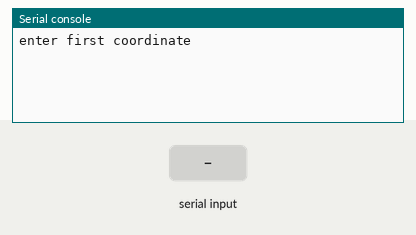
Bench run of a program on a simulated Raspberry Pi Pico running CircuitPython. Shown: the last lines printed to the serial console. Inputs (shaded band) come from the test bench.

Above: at 1.2 s.
1.3 s: "0" typed at the serial console, then Enter
At 2.1 s:
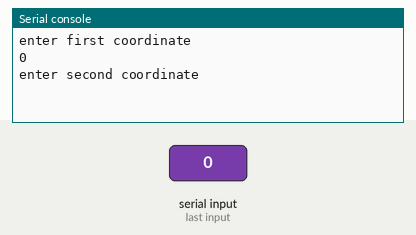
2.8 s: "5" typed at the serial console, then Enter
At 3.2 s:
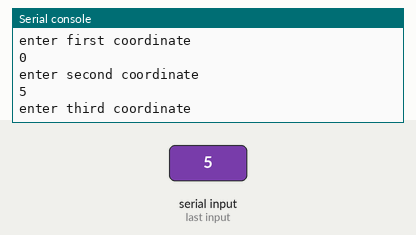
4.3 s: "90" typed at the serial console, then Enter
At 5.6 s:
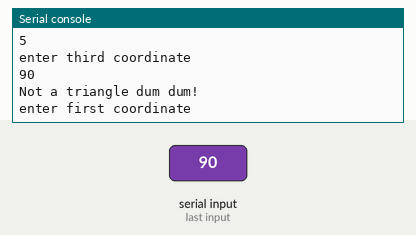

Measured:
- after the input at 1.3 s, the serial console: prints a new line at once (image 1)
- after the input at 2.8 s, the serial console: prints a new line at once (image 2)
- after the input at 4.3 s, the serial console: prints a new line at once (image 3)

The program:

landgarea2.py
```python
import board
import busio
from adafruit_display_text import label
import adafruit_displayio_ssd1306
import displayio
from adafruit_display_shapes.triangle import Triangle
from adafruit_display_shapes.line import Line
from adafruit_display_shapes.circle import Circle
displayio.release_displays()

sda_pin = board.GP12
scl_pin = board.GP13
i2c = busio.I2C(scl_pin, sda_pin)
display_bus = displayio.I2CDisplay(i2c, device_address=0x3d, reset=board.GP11)
display = adafruit_displayio_ssd1306.SSD1306(display_bus, width=128, height=64)

def triangle_area(x1y1,x2y2,x3y3):
    try:
        x1y1 = x1y1.split(",")
        x2y2 = x2y2.split(",")
        x3y3 = x3y3.split(",")
        x1 = float(x1y1[0])
        y1 = float(x1y1[1])
        x2 = float(x2y2[0])
        y2 = float(x2y2[1])
        x3 = float(x3y3[0])
        y3 = float(x3y3[1])
        area = (1/2)*abs(x1*(y2-y3) + x2*(y3-y1) + x3*(y1-y2))
        splash = displayio.Group()
        hline = Line(64,0,64,64, color=0xFFFF00)
        splash.append(hline)
        vline = Line(0,32,128,32, color=0xFFFF00)
        splash.append(vline)
        circle = Circle(64, 32, 4, outline=0xFFFF00)
        splash.append(circle)
        triangle = Triangle(int(x1)+64, -int(y1)+32, int(x2)+64, -int(y2)+32, int(x3)+64, -int(y3)+32, outline=0xFFFF00)
        splash.append(triangle)
        display.show(splash)
        return area

    except:
        print("Not a triangle dum dum!")
        area = 0
        return area
while True:

    print ("enter first coordinate")
    x1y1 = input()
    print ("enter second coordinate")
    x2y2 = input()
    print ("enter third coordinate")
    x3y3 = input()

    area = triangle_area(x1y1,x2y2,x3y3)

    if area == 0:
        continue
    else:
        area = print(f"{x1y1} + {x2y2} + {x3y3} = {area} square km.")
```
